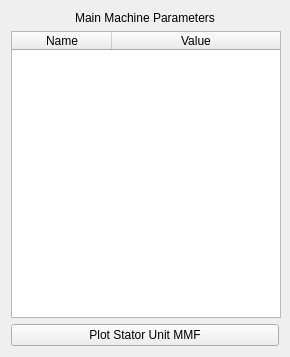
<?xml version="1.0" encoding="UTF-8"?>
<ui version="4.0">
 <class>WMachineTable</class>
 <widget class="QWidget" name="WMachineTable">
  <property name="geometry">
   <rect>
    <x>0</x>
    <y>0</y>
    <width>290</width>
    <height>357</height>
   </rect>
  </property>
  <property name="minimumSize">
   <size>
    <width>290</width>
    <height>0</height>
   </size>
  </property>
  <property name="maximumSize">
   <size>
    <width>282</width>
    <height>16777215</height>
   </size>
  </property>
  <property name="windowTitle">
   <string>Form</string>
  </property>
  <layout class="QVBoxLayout" name="verticalLayout">
   <item>
    <widget class="QLabel" name="in_name">
     <property name="text">
      <string>Main Machine Parameters</string>
     </property>
     <property name="alignment">
      <set>Qt::AlignCenter</set>
     </property>
    </widget>
   </item>
   <item>
    <widget class="QTableWidget" name="tab_param">
     <property name="minimumSize">
      <size>
       <width>270</width>
       <height>0</height>
      </size>
     </property>
     <property name="maximumSize">
      <size>
       <width>260</width>
       <height>16777215</height>
      </size>
     </property>
     <property name="horizontalScrollBarPolicy">
      <enum>Qt::ScrollBarAsNeeded</enum>
     </property>
     <property name="sizeAdjustPolicy">
      <enum>QAbstractScrollArea::AdjustToContents</enum>
     </property>
     <property name="alternatingRowColors">
      <bool>true</bool>
     </property>
     <property name="columnCount">
      <number>2</number>
     </property>
     <attribute name="horizontalHeaderCascadingSectionResizes">
      <bool>false</bool>
     </attribute>
     <attribute name="horizontalHeaderStretchLastSection">
      <bool>true</bool>
     </attribute>
     <attribute name="verticalHeaderVisible">
      <bool>false</bool>
     </attribute>
     <attribute name="verticalHeaderCascadingSectionResizes">
      <bool>false</bool>
     </attribute>
     <column>
      <property name="text">
       <string>Name</string>
      </property>
     </column>
     <column>
      <property name="text">
       <string>Value</string>
      </property>
     </column>
    </widget>
   </item>
   <item>
    <widget class="QPushButton" name="b_mmf">
     <property name="text">
      <string>Plot Stator Unit MMF</string>
     </property>
    </widget>
   </item>
  </layout>
 </widget>
 <resources>
  <include location="../../../../Resources/pyleecan.qrc"/>
 </resources>
 <connections/>
</ui>
